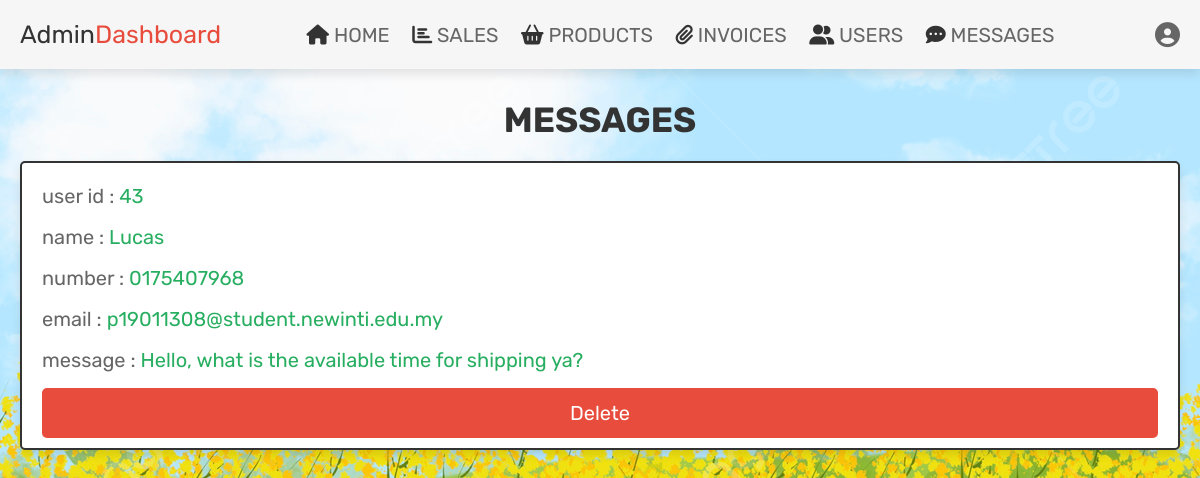
/admin_contacts.php (signed in), run on the app's committed database.
### tables this page shows
CREATE TABLE `message` (
  `id` int(100) NOT NULL,
  `user_id` int(100) NOT NULL,
  `name` varchar(100) NOT NULL,
  `email` varchar(100) NOT NULL,
  `number` varchar(12) NOT NULL,
  `message` varchar(500) NOT NULL
);

### admin_contacts.php (the view, shortened to what this page needs)
<?php
@include 'config.php';
?>
<!DOCTYPE html>
<html lang="en">
<head>
   <link rel="stylesheet" href="https://cdnjs.cloudflare.com/ajax/libs/font-awesome/6.1.1/css/all.min.css">
   <link rel="stylesheet" href="css/admin_style.css">
</head>
<body style="background:url(images/admin-bg.jpg); background-repeat: no-repeat; background-size: cover;">
<?php include 'admin_header.php'; ?>
<section class="messages">
   <h1 class="title">messages</h1>
   <div class="box-container">
   <?php
      $select_message = $conn->prepare("SELECT * FROM `message`");
      $select_message->execute();
      if($select_message->rowCount() > 0){
         while($fetch_message = $select_message->fetch(PDO::FETCH_ASSOC)){
   ?>
   <div class="box">
      <p> user id : <span><?= $fetch_message['user_id']; ?></span> </p>
      <p> name : <span><?= $fetch_message['name']; ?></span> </p>
      <p> number : <span><?= $fetch_message['number']; ?></span> </p>
      <p> email : <span><?= $fetch_message['email']; ?></span> </p>
      <p> message : <span><?= $fetch_message['message']; ?></span> </p>
      <a href="admin_contacts.php?delete=<?= $fetch_message['id']; ?>" onclick="return confirm('delete this message?');" class="delete-btn">delete</a>
   </div>
   <?php
         }
      }else{
         echo '<p class="empty">you have no messages!</p>';
      }
   ?>
   </div>
</section>
</body>
</html>

### css/admin_style.css (style rules this page uses)
.messages .box-container { display: flex; flex-wrap: wrap; gap:1.5rem; align-items: flex-start; }
.messages .box-container .box { padding:1rem 2rem; flex:1 1 40rem; border:var(--border); background-color: var(--white); box-shadow: var(--box-shadow); border-radius: .5rem; }
.messages .box-container .box p { margin:.5rem 0; line-height: 1.8; font-size: 2rem; color:var(--light-color); }
.messages .box-container .box p span { color:var(--green); }

### css/components.css (style rules this page uses)
:root { --green:#27ae60; --orange:#f39c12; --red:#e74c3c; --black:#333; --light-color:#666; --white:#fff; --light-bg:#f6f6f6; --border:.2rem solid var(--black); --box-shadow:0 .5rem 1rem rgba(0,0,0,.1); }
* { font-family: 'Rubik', sans-serif; margin:0; padding:0; box-sizing: border-box; outline: none; border:none; text-decoration: none; color:var(--black); }
body { background-color: var(--light-bg); }
html { font-size: 62.5%; overflow-x: hidden; scroll-behavior: smooth; scroll-padding-top: 6.5rem; }
section { padding:3rem 2rem; max-width: 1200px; margin:0 auto; }
.btn, .delete-btn, .option-btn { display: block; width: 100%; margin-top: 1rem; border-radius: .5rem; color:var(--white); font-size: 2rem; padding:1.3rem 3rem; text-transform: capitalize; cursor: pointer; text-align: center; }
.delete-btn { background-color: var(--red); }
.title { text-align: center; margin-bottom: 2rem; text-transform: uppercase; color:var(--black); font-size: 3.5rem; }

### data on the page
message: user "43", name "Lucas", number "0175407968", email "p19011308@student.newinti.edu.my", message "Hello, what is the available time for shipping ya?"
